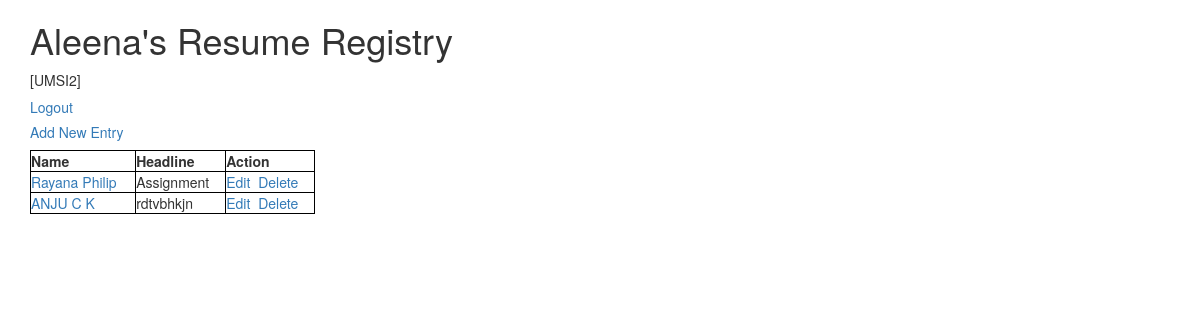
Page /index.php (signed in) on the committed database.
### tables this page shows
CREATE TABLE IF NOT EXISTS `profile` (
  `profile_id` int(11) NOT NULL AUTO_INCREMENT,
  `user_id` int(11) NOT NULL,
  `first_name` text,
  `last_name` text,
  `email` text,
  `headline` text,
  `summary` text,
  PRIMARY KEY (`profile_id`),
  KEY `profile_ibfk_2` (`user_id`)
);

### index.php (the view, shortened to what this page needs)
<!DOCTYPE html>
<html><head>
<link rel="stylesheet"
    href="https://maxcdn.bootstrapcdn.com/bootstrap/3.3.6/css/bootstrap.min.css"
>
<link rel="stylesheet"
    href="https://maxcdn.bootstrapcdn.com/bootstrap/3.3.6/css/bootstrap-theme.min.css"
>
<link rel="stylesheet"
    href="https://code.jquery.com/ui/1.12.1/themes/ui-lightness/jquery-ui.css">
</head>
<body><div class='container' >
<h1>Aleena's Resume Registry</h1>
<?php
$server = "localhost";
$username = "root";
$password = "";
$dbname = "misc";
try {
	$conn = new PDO("mysql:host=$server; dbname=$dbname", $username, $password);
	$conn->setAttribute(PDO::ATTR_ERRMODE, PDO::ERRMODE_EXCEPTION);
	if(isset($_SESSION["user_id"]))
	{
    echo "[". $_SESSION['name'].$_SESSION['user_id']."]";
	echo "<h5><a href='logout.php'> Logout</a></h5>";
    $id = $_SESSION['user_id'];
   	$sql = "SELECT profile_id,first_name,last_name,headline FROM profile WHERE user_id='$id'";
	$q = $conn->query($sql);
    $q->setFetchMode(PDO::FETCH_ASSOC);
    $rows = $q -> fetchAll(PDO::FETCH_ASSOC);
    if ($rows >0){
	            echo " <table class='logout_table' >
                <thead>
                    <tr>
                        <th>Name</th>
                        <th>Headline</th>
						<th>Action</th>
                    </tr>
                </thead>
                <tbody>";
                foreach ($rows as $row)
                        echo "
                        <tr>
                                <td><a href='view.php?id=".htmlspecialchars($row['profile_id'])."'>".htmlspecialchars($row['first_name']) ." ".htmlspecialchars($row['last_name'])."</a></td>
                                <td>".htmlspecialchars($row['headline'])."</td>
                                <td><a href='edit.php?id=".htmlspecialchars($row['profile_id'])."'>Edit</a>
                                &nbsp;<a href='delete.php?id=".htmlspecialchars($row['profile_id'])."'>Delete</a></td>
                            </tr>";
                    echo "</tbody>";
    }
    else{
        echo "<p style='color : green;'>No Record Found </p>";
    }
    echo "<h5><a href='add.php'>Add New Entry</a></h5>
	</div>";
}
}
catch(PDOException $error)
 {
      echo ($error->getMessage());
 } ?>
</body>
</html>

### index.php (style rules this page uses)
table, td, th { border: 1px solid black; height:auto; }
table { width: 25%; border-collapse: collapse; }

### rows in the picture
profile: first_name "Rayana", last_name "Philip", headline "Assignment"
profile: first_name "ANJU", last_name "C K", headline "rdtvbhkjn"

### other values in the picture
$_SESSION['name'] "UMSI"
$_SESSION['user_id'] "2"
